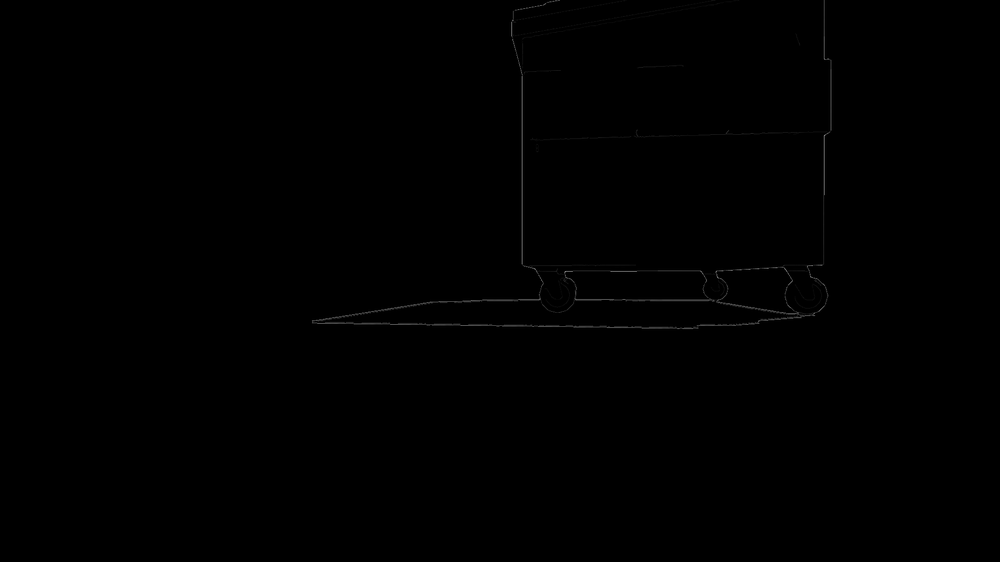
//> input picture myrobot_vision/images/notes.png, 1000 x 562 px, shrunk from 1920 x 1080 before the run
$ ./cv_line_detection   (built with g++ and OpenCV 4)
//> lines starting //> are read from the running program, lines starting //| are printed output that depends on the picture; after the words box and inside, x2 and y2 are one past the last pixel; in counts of white or black regions, pixels touching at a corner belong together
//
// Created by ros on 30.04.2020.
//

#include <opencv2/core.hpp>
#include <opencv2/imgproc.hpp>
#include <opencv2/highgui.hpp>
#include <iostream>

using namespace std;
using namespace cv;

int main(int argc, char** argv)
{
    //! [load_image]
    Mat src = cv::imread("/home/ros/catkin_ws/src/myrobot/myrobot_vision/images/notes.png");
//> src is the input picture: 562 rows x 1000 cols, CV_8UC3; min 0, max 131, mean 0.4
    if( !src.data ) { printf("Error loading src image \n"); return -1; }

    imshow("original", src);

    Mat gray;
    cvtColor(src, gray, COLOR_BGR2GRAY);
    imshow("gray", gray);
    waitKey(0);

    // Apply adaptiveThreshold at the bitwise_not of gray, notice the ~ symbol
    Mat bw;
    adaptiveThreshold(~gray, bw, 255, ADAPTIVE_THRESH_MEAN_C, THRESH_BINARY, 15, -2);
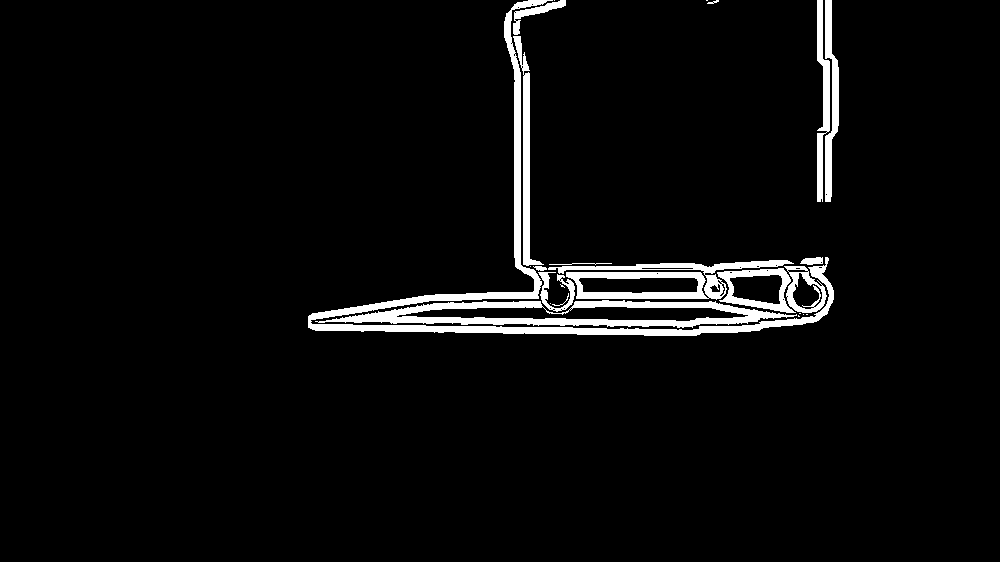
//> bw: 562 rows x 1000 cols, CV_8UC1; 4.3% white; 24 white regions (9 under 20 px), largest, box (x1, y1, x2, y2) and area: (308, 0, 834, 336) 7634, (315, 300, 797, 328) 5176, (548, 260, 794, 300) 3547

    // Show binary image
    imshow("binary", bw);
    waitKey(0);

    // Create the images that will use to extract the horizontal and vertical lines
    Mat horizontal = bw.clone();
    Mat vertical = bw.clone();

    // Specify size on horizontal axis
    int horizontal_size = horizontal.cols/20; // change to 30 and see how an extra line appears
//> horizontal_size = 50

    // Create structure element for extracting horizontal lines through morphology operations
    Mat horizontalStructure = getStructuringElement(MORPH_RECT, Size(horizontal_size, 1));
//> horizontalStructure = 50 values from 1 to 1

    // Apply morphology operations
    erode(horizontal, horizontal, horizontalStructure, Point(-1, -1));
    dilate(horizontal, horizontal, horizontalStructure, Point(-1, -1));
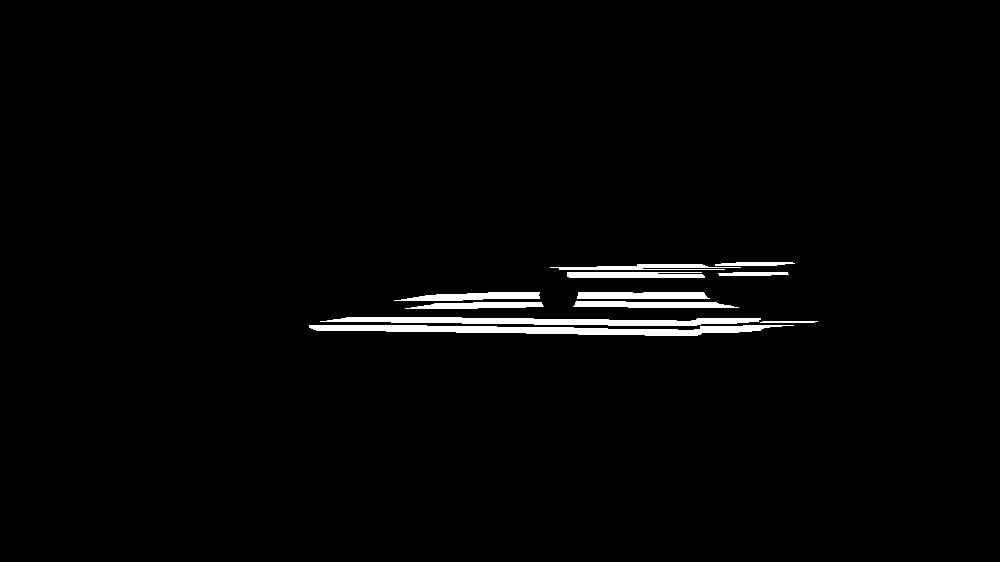
//> horizontal: 562 rows x 1000 cols, CV_8UC1; 1.9% white; 11 white regions, largest, box (x1, y1, x2, y2) and area: (309, 325, 794, 336) 3014, (320, 317, 761, 326) 2460, (573, 301, 739, 308) 914

    // Show extracted horizontal lines
    imshow("horizontal", horizontal);
    waitKey(0);

    // Specify size on vertical axis
    int vertical_size = vertical.rows / 30;
//> vertical_size = 18

    // Create structure element for extracting vertical lines through morphology operations
    Mat verticalStructure = getStructuringElement(MORPH_RECT, Size(1, vertical_size));
//> verticalStructure = 18 values from 1 to 1

    // Apply morphology operations
    erode(vertical, vertical, verticalStructure, Point(-1, -1));
    dilate(vertical, vertical, verticalStructure, Point(-1, -1));
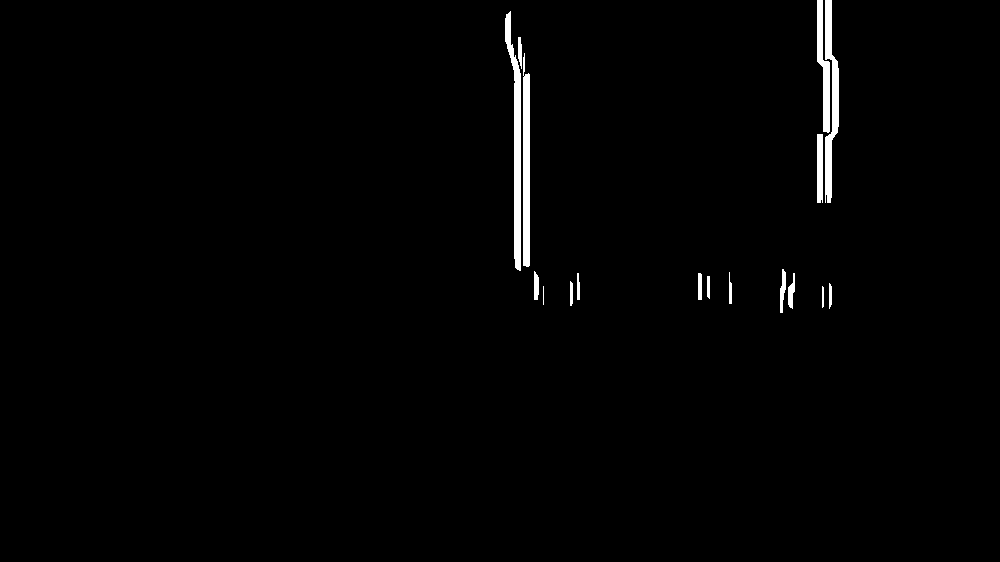
//> vertical: 562 rows x 1000 cols, CV_8UC1; 1.2% white; 17 white regions (1 under 20 px), largest, box (x1, y1, x2, y2) and area: (505, 11, 521, 271) 1717, (825, 0, 839, 203) 1409, (523, 53, 530, 267) 1381

    // Show extracted vertical lines
    imshow("vertical", vertical);
    waitKey(0);

    // Inverse vertical image
    bitwise_not(vertical, vertical);
    imshow("vertical_bit", vertical);
    waitKey(0);

    // 1. extract edges
    Mat edges;
    adaptiveThreshold(vertical, edges, 255, ADAPTIVE_THRESH_MEAN_C, THRESH_BINARY, 3, -2);
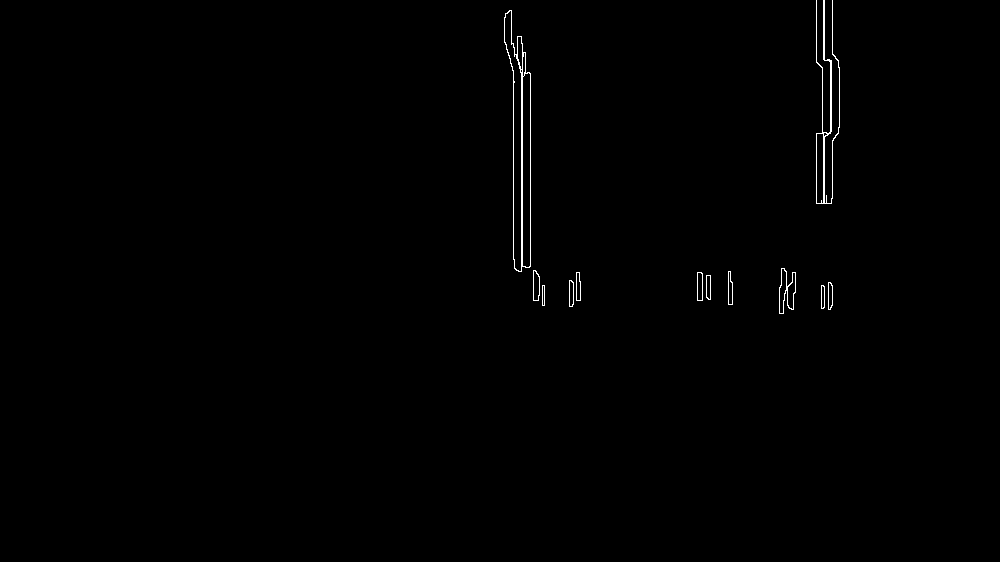
//> edges: 562 rows x 1000 cols, CV_8UC1; 0.48% white in thin lines or dots, all inside (x1, y1, x2, y2) = (504, 0, 840, 314)
    imshow("edges", edges);
    waitKey(0);

    // 2. dilate(edges)
    Mat kernel = Mat::ones(2, 2, CV_8UC1);
    dilate(edges, edges, kernel);
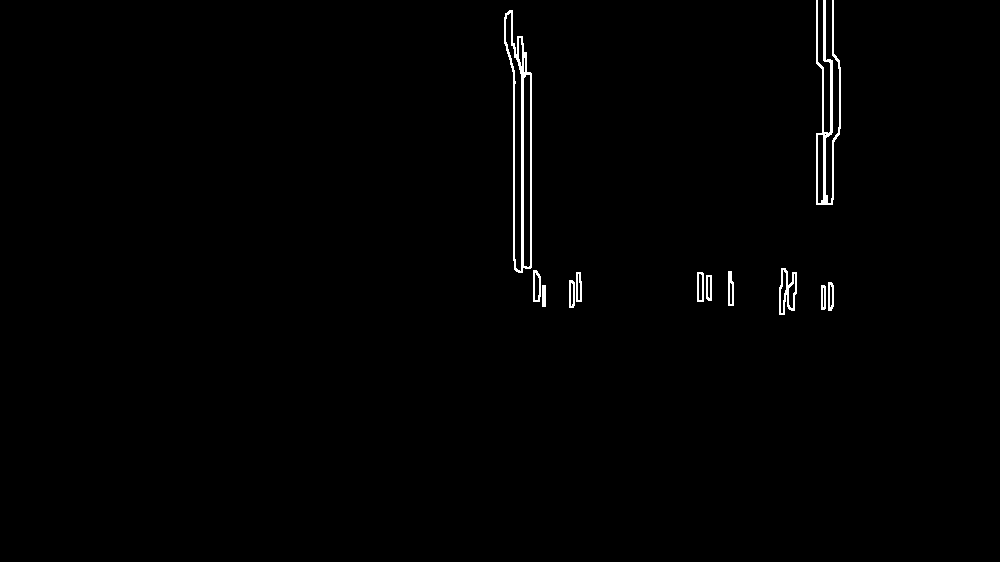
//> edges: 562 rows x 1000 cols, CV_8UC1; 0.88% white in thin lines or dots, all inside (x1, y1, x2, y2) = (504, 0, 841, 315)
    imshow("dilate", edges);
    waitKey(0);

    // 3. src.copyTo(smooth)
    Mat smooth;
    vertical.copyTo(smooth);

    // 4. blur smooth img
    blur(smooth, smooth, Size(2, 2));
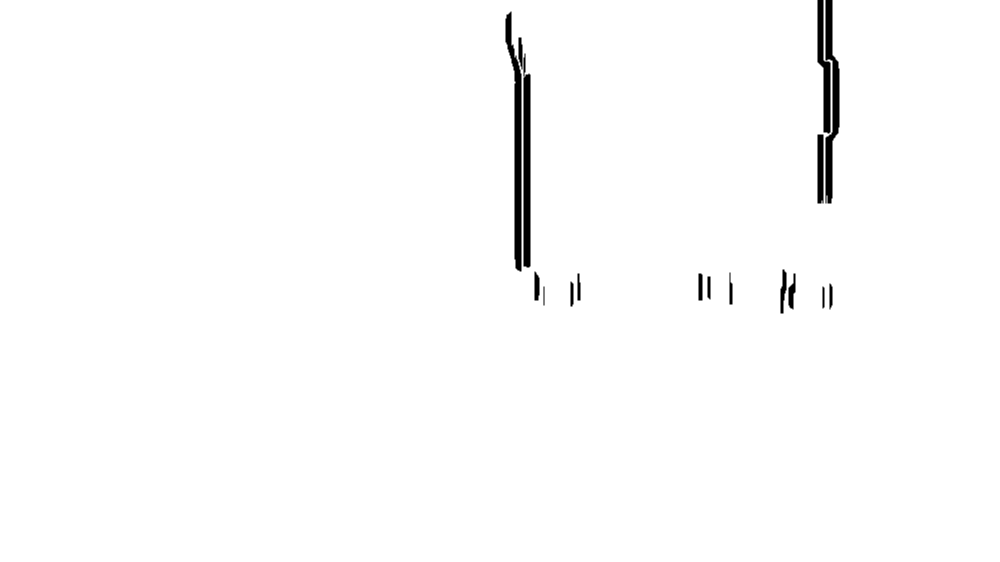
//> smooth: 562 rows x 1000 cols, CV_8UC1; min 0, max 255, mean 251.9

    // 5. smooth.copyTo(src, edges)
    smooth.copyTo(vertical, edges);

    // Show final result
    imshow("smooth - final", vertical);
    waitKey(0);

    return 0;
}
